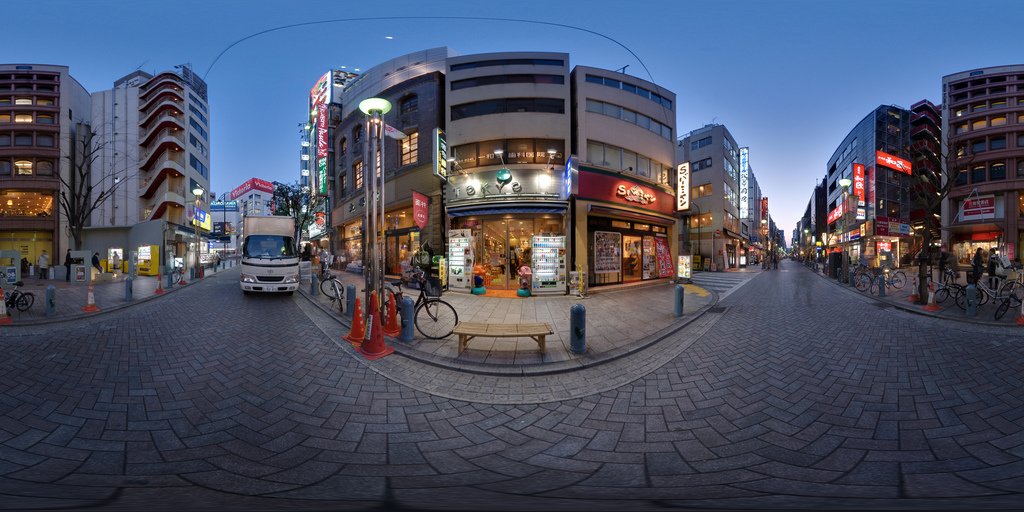
#> input picture sample_image.jpg, 1024 x 512 px
$ python convert_panorama.py sample_image.jpg out.png   (Python 2 division)
#> lines starting #> are read from the running program, lines starting #| are printed output that depends on the picture; long printed decimals are rounded
#> further down, img is the input picture: shape (512, 1024, 3); mean B, G, R 100, 80.8, 74.7
import cv2
import numpy as np
import argparse
import math

def convert_panorama_image(img, theta=0.0, phi=0.0, move=0.5, res_x=400, res_y=800, debug=False):
#> called with theta = 0, phi = 0, move = 0.5, res_x = 800, res_y = 400, debug = False
    print 'move', move
    img_x = img.shape[0]
#> img_x = 512
    img_y = img.shape[1]
#> img_y = 1024

    theta = theta / 180 * math.pi
    phi = phi / 180 * math.pi

    mid_x = res_x / 2
    mid_y = res_y / 2

    map_x = np.zeros((res_x, res_y), dtype=np.float32)
    map_y = np.zeros((res_x, res_y), dtype=np.float32)

    axis_y = math.cos(theta)
    axis_z = math.sin(theta)
    axis_x = 0

    # theta rotation matrix
    cos_theta = math.cos(theta)
    sin_theta = math.sin(theta)
    theta_rot_mat = np.array([[1, 0, 0], \
            [0, cos_theta, -sin_theta], \
            [0, sin_theta, cos_theta]], dtype=np.float32)

    # phi rotation matrix
    cos_phi = math.cos(phi)
    sin_phi = -math.sin(phi)
    phi_rot_mat = np.array([[cos_phi + axis_x**2 * (1 - cos_phi), \
            axis_x * axis_y * (1 - cos_phi) - axis_z * sin_phi, \
            axis_x * axis_z * (1 - cos_phi) + axis_y * sin_phi], \
            [axis_y * axis_x * (1 - cos_phi) + axis_z * sin_phi, \
            cos_phi + axis_y**2 * (1 - cos_phi), \
            axis_y * axis_z * (1 - cos_phi) - axis_x * sin_phi], \
            [axis_z * axis_x * (1 - cos_phi) - axis_y * sin_phi, \
            axis_z * axis_y * (1 - cos_phi) + axis_x * sin_phi, \
            cos_phi + axis_z**2 * (1 - cos_phi)]], dtype=np.float32)

    indx = np.tile(np.array(np.arange(res_x), dtype=np.float32), (res_y, 1)).T
    indy = np.tile(np.array(np.arange(res_y), dtype=np.float32), (res_x, 1))

    map_x = np.sin(indx * math.pi / res_x - math.pi / 2)
    map_y = np.sin(indy * (2 * math.pi)/ res_y) * np.cos(indx * math.pi / res_x - math.pi / 2)
    map_z = -np.cos(indy * (2 * math.pi)/ res_y) * np.cos(indx * math.pi / res_x - math.pi / 2)

    print map_x[mid_x, mid_y], map_y[mid_x, mid_y], map_z[mid_x, mid_y]

    ind = np.reshape(np.concatenate((np.expand_dims(map_x, 2), np.expand_dims(map_y, 2), \
            np.expand_dims(map_z, 2)), axis=2), [-1, 3]).T

    move_dir = np.array([0, 0, -1], dtype=np.float32)
    move_dir = theta_rot_mat.dot(move_dir)
    move_dir = phi_rot_mat.dot(move_dir)

    ind = theta_rot_mat.dot(ind)
    ind = phi_rot_mat.dot(ind)

    ind += np.tile(move * move_dir, (ind.shape[1], 1)).T

    vec_len = np.sqrt(np.sum(ind**2, axis=0))
    ind /= np.tile(vec_len, (3, 1))

    cur_phi = np.arcsin(ind[0, :])
    cur_theta = np.arctan2(ind[1, :], -ind[2, :])

    map_x = (cur_phi + math.pi/2) / math.pi * img_x
    map_y = cur_theta % (2 * math.pi) / (2 * math.pi) * img_y

    map_x = np.reshape(map_x, [res_x, res_y])
    map_y = np.reshape(map_y, [res_x, res_y])

    print map_x[mid_x, mid_y], map_y[mid_x, mid_y]
#| 256.0 512.000

    if debug:
        for x in range(res_x):
            for y in range(res_y):
                print '(%.2f, %.2f)\t' % (map_x[x, y], map_y[x, y]),
            print

    return cv2.remap(img, map_y, map_x, cv2.INTER_LINEAR, borderMode=cv2.BORDER_WRAP)
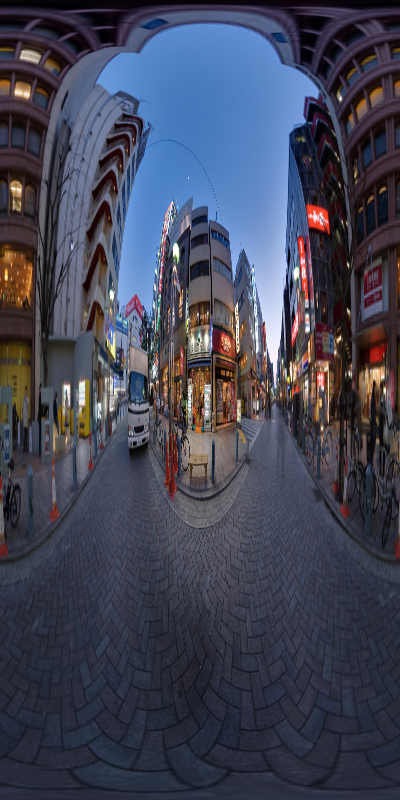
#> returned value: shape (800, 400, 3); mean of channels 0, 1, 2 85.8, 68.7, 65.8; drawn as B, G, R


if __name__ == '__main__':
    parser = argparse.ArgumentParser()
    parser.add_argument('input_image', type=str, help='Input Panorama Image')
    parser.add_argument('output_image', type=str, help='Output Panorama Image')
    parser.add_argument('--theta', type=float, default=0.0, help='Theta angle (yaw) in range [-180, 180] degrees [default: 0.0]')
    parser.add_argument('--phi', type=float, default=0.0, help='Phi angle (pitch) in range [-90, 90) degrees [default: 0.0]')
    parser.add_argument('--resolution_x', type=int, default=800, help='Resolution of the output image width [default: 800]')
    parser.add_argument('--resolution_y', type=int, default=400, help='Resolution of the output image height [default: 400]')
    parser.add_argument('--move', type=float, default=0.5, help='Move forward a bit [default: 0.5]')
    parser.add_argument('--debug', type=bool, default=False, help='Debug mode')
    args = parser.parse_args()

    img = cv2.imread(args.input_image)
    out_img = convert_panorama_image(img, theta=args.theta, phi=args.phi, res_x=args.resolution_x, \
            res_y=args.resolution_y, debug=args.debug)
    cv2.imwrite(args.output_image, out_img)

$ run again, on sample_img.jpg
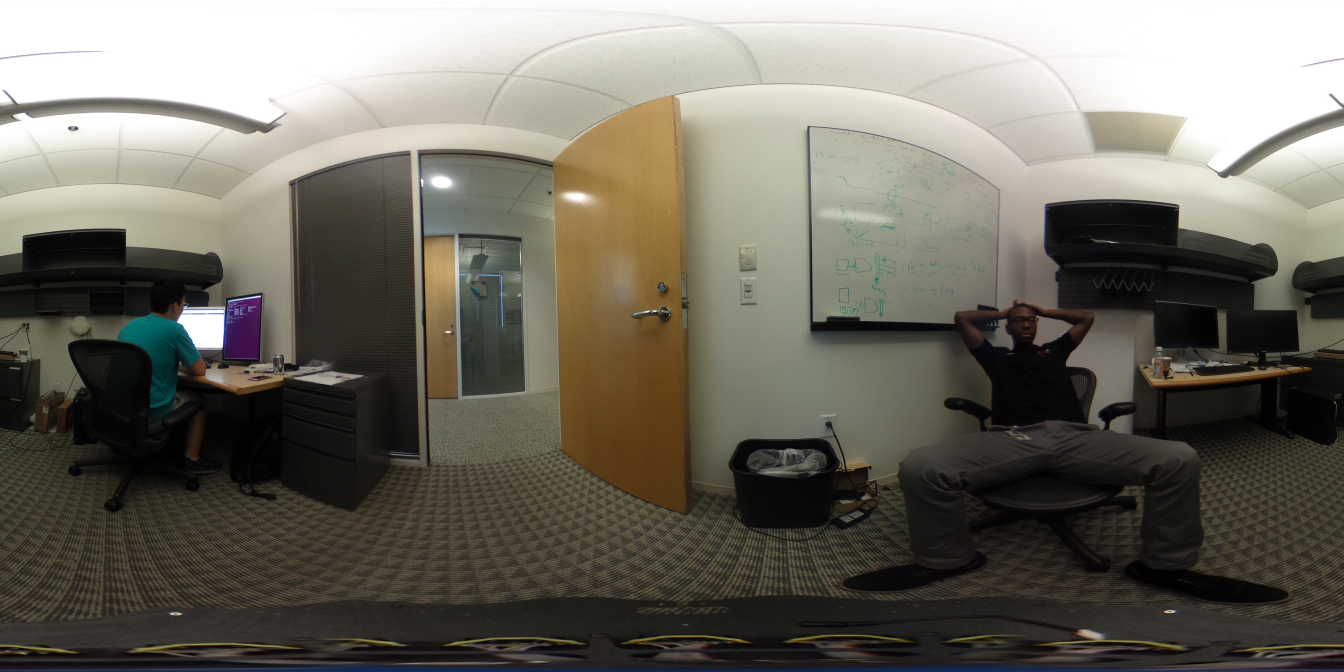
#> input picture sample_img.jpg, 5376 x 2688 px (shown at 1/4 size)
#> img is the input picture: shape (2688, 5376, 3); mean B, G, R 98.1, 108.5, 111.7
#| 1344.0 2688.0002
#> in convert_panorama_image, `return cv2.remap(img, map_y, map_x, cv2.INTER_LINEAR, borderMode=cv2.B..`:
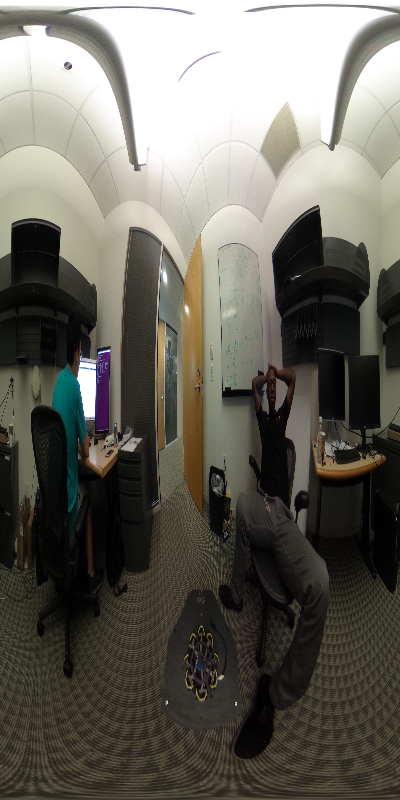
#> returned value: shape (800, 400, 3); mean of channels 0, 1, 2 93.7, 102.7, 104.9; drawn as B, G, R

$ run again, on a.pano.logint.png
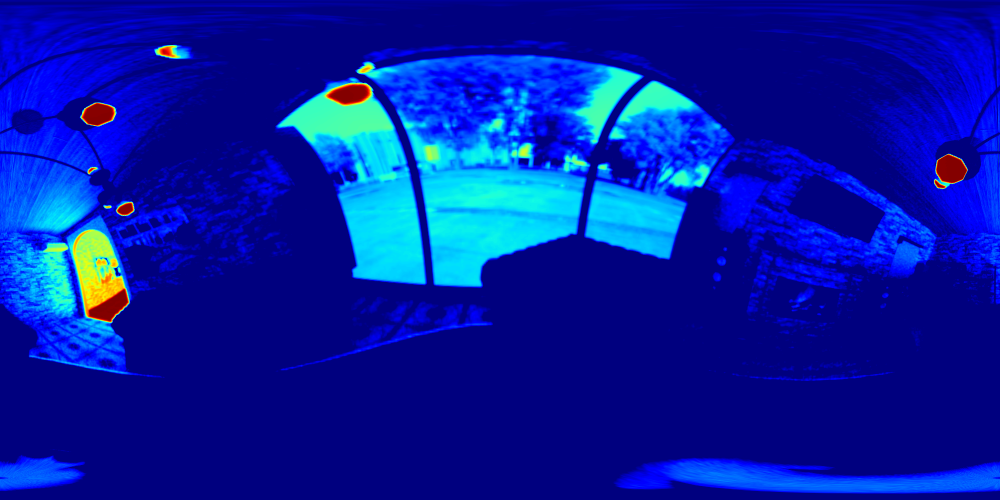
#> input picture a.pano.logint.png, 2000 x 1000 px (shown at 1/2 size)
#> img is the input picture: shape (1000, 2000, 3); mean B, G, R 162.1, 27.8, 3.3
#| 500.0 1000.0001
#> in convert_panorama_image, `return cv2.remap(img, map_y, map_x, cv2.INTER_LINEAR, borderMode=cv2.B..`:
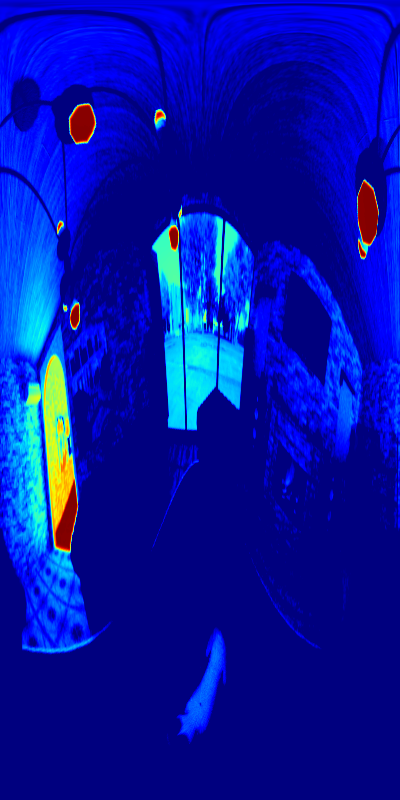
#> returned value: shape (800, 400, 3); mean of channels 0, 1, 2 166.2, 19.9, 4.5; drawn as B, G, R
